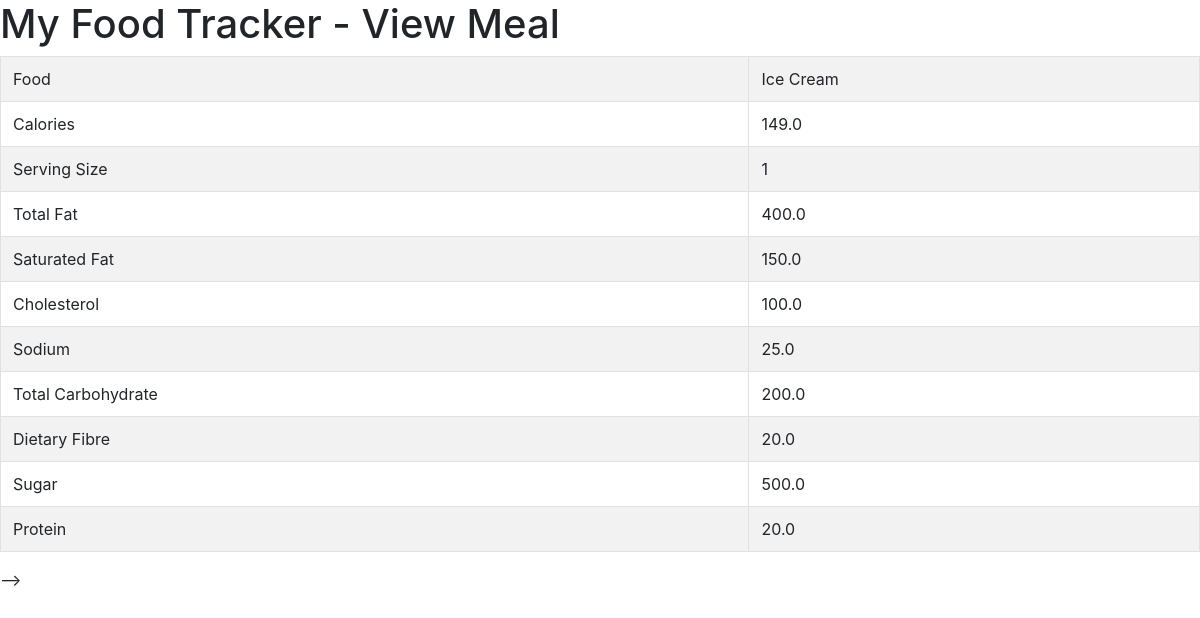
/view_meal/5, run on the app's committed database.
### food/models.py (models this page shows, shortened)
class Food(models.Model):
	name = models.CharField(verbose_name="Food Name", max_length=200)
	calories = models.FloatField(verbose_name="Calories (kcal)")
	total_fat = models.FloatField(verbose_name="Total Fat (g)")
	saturated_fat = models.FloatField(verbose_name="Saturated Fat (g)")
	cholesterol = models.FloatField(verbose_name="Cholesterol (mg)")
	sodium = models.FloatField(verbose_name="Sodium (mg)")
	total_carbohydrate = models.FloatField(verbose_name="Total Carbohydrate (g)")
	dietary_fibre = models.FloatField(verbose_name="Dietary Fibre (g)")
	sugar = models.FloatField(verbose_name="Sugar (g)")
	protein = models.FloatField(verbose_name="Protein (g)")

class Meal(models.Model):
	BREAKFAST = 1
	MORNING_SNACK = 2
	LUNCH = 3
	AFTERNOON_SNACK = 4
	DINNER = 5
	EVENING_SNACK = 6
	MEAL_TIME_TYPES = (
		(BREAKFAST, "Breakfast"),
		(MORNING_SNACK, "Morning Snack"),
		(LUNCH, "Lunch"),
		(AFTERNOON_SNACK, "Afternoon Snack"),
		(DINNER, "Dinner"),
		(EVENING_SNACK, "Evening Snack")
	)
	food = models.ForeignKey(Food, verbose_name="Food", on_delete = models.CASCADE)
	serving_size = models.IntegerField(verbose_name="Serving Size")
	meal_time = models.IntegerField(verbose_name="Meal Time", choices = MEAL_TIME_TYPES)

### food/views.py (the view)
# urls.py: url(r'^view_meal/(?P<meal_id>\d+)$', view_meal, name = 'view-meal'),
def view_meal(request, meal_id):
	template = 'view_meal.html'
	food = Food.objects.get(id=int(meal_id))
	meal = Meal.objects.get(id=int(meal_id))
	context = {
		'food' : food,
		'meal': meal,
	}
	return render(request, template, context)

### templates/view_meal.html (shortened to what this page needs)
<html>
	<head>
		<link rel="stylesheet" href="https://stackpath.bootstrapcdn.com/bootstrap/4.1.1/css/bootstrap.min.css">
</head>
	<body>
		<h1>My Food Tracker - View Meal</h1>
		<table class="table table-striped table-bordered">
		<tr>
			<td>Food</td>
			<td>{{ food.name }}</td>
		</tr>
		<tr>
			<td>Calories</td>
			<td>{{ food.calories }}</td>
		</tr>
		<tr>
			<td>Serving Size</td>
			<td>{{ meal.serving_size }}</td>
		</tr>
		<tr>
			<td>Total Fat</td>
			<td>{{ food.total_fat }}</td>
		</tr>
		<tr>
			<td>Saturated Fat</td>
			<td>{{ food.saturated_fat }}</td>
		</tr>
		<tr>
			<td>Cholesterol</td>
			<td>{{ food.cholesterol }}</td>
		</tr>
		<tr>
			<td>Sodium</td>
			<td>{{ food.sodium }}</td>
		</tr>
		<tr>
			<td>Total Carbohydrate</td>
			<td>{{ food.total_carbohydrate }}</td>
		</tr>
		<tr>
			<td>Dietary Fibre</td>
			<td>{{ food.dietary_fibre }}</td>
		</tr>
		<tr>
			<td>Sugar</td>
			<td>{{ food.sugar }}</td>
		</tr>
		<tr>
			<td>Protein</td>
			<td>{{ food.protein }}</td>
		</tr>
	</table>
	</body>
</html>

### data on the page
Food: name "Ice Cream", calories "149.0", total_fat "400.0", saturated_fat "150.0", cholesterol "100.0", sodium "25.0", total_carbohydrate "200.0", dietary_fibre "20.0", sugar "500.0", protein "20.0"
Meal: serving_size "1"
